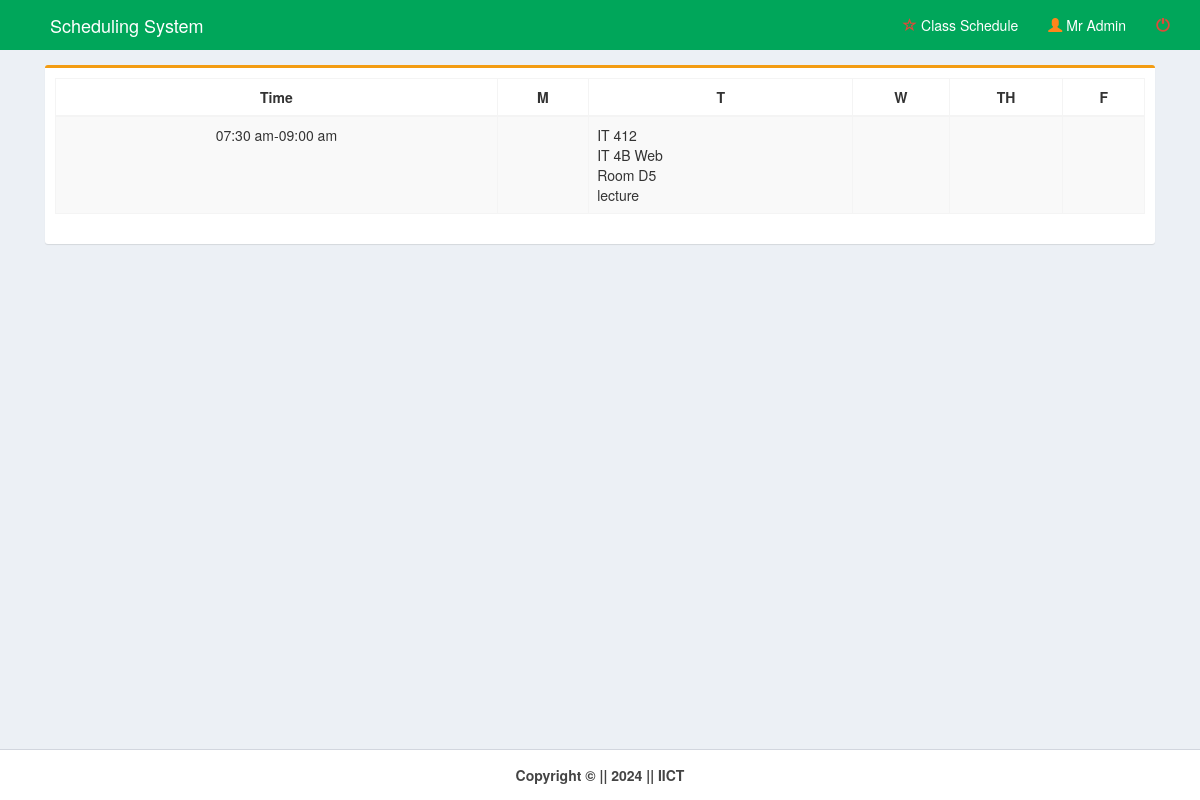
The page /pages/faculty_home.php (signed in) on the database its author committed.
### tables this page shows
CREATE TABLE `time` (
  `time_id` int(11) NOT NULL,
  `time_start` time NOT NULL,
  `time_end` time NOT NULL,
  `days` varchar(15) NOT NULL
);

CREATE TABLE `schedule` (
  `sched_id` int(11) NOT NULL,
  `time_id` int(1) NOT NULL,
  `day` varchar(50) NOT NULL,
  `member_id` int(11) NOT NULL,
  `subject_code` varchar(50) NOT NULL,
  `cys` varchar(15) NOT NULL,
  `room` varchar(15) NOT NULL,
  `remarks` varchar(50) NOT NULL,
  `settings_id` int(11) NOT NULL,
  `encoded_by` varchar(10) NOT NULL
);

### pages/faculty_home.php (the view, shortened to what this page needs)
<!DOCTYPE html>
<html>
<head>
    <link rel="stylesheet" href="../bootstrap/css/bootstrap.min.css">
    <link rel="stylesheet" href="../plugins/datatables/dataTables.bootstrap.css">
    <link rel="stylesheet" href="../dist/css/AdminLTE.min.css">
    <link rel="stylesheet" href="../plugins/select2/select2.min.css">
    <link rel="stylesheet" href="../dist/css/skins/_all-skins.min.css">
</head>
<body class="hold-transition skin-green layout-top-nav" onload="myFunction()">
    <div class="wrapper">
        <?php include('../dist/includes/header_faculty.php'); ?>
        <div class="content-wrapper">
            <div class="container">
                <section class="content">
                    <div class="row">
                        <div class="col-md-12">
                            <div class="box box-warning">
                                <form method="post" id="reg-form">
                                    <div class="box-body">
                                        <div class="row">
                                            <div class="col-md-12">
                                                <table class="table table-bordered table-striped table-hover">
                                                    <thead>
                                                        <tr>
                                                            <th class="text-center">Time</th>
                                                            <th class="text-center">M</th>
                                                            <th class="text-center">T</th>
                                                            <th class="text-center">W</th>
                                                            <th class="text-center">TH</th>
                                                            <th class="text-center">F</th>
                                                        </tr>
                                                    </thead>
                                                    <tbody>
                                                        <?php
                                                        include('../dist/includes/dbcon.php');
                                                        $member = $_SESSION['id'];
                                                        $sid = $_SESSION['settings'];
                                                        $query = mysqli_query($con, "SELECT * FROM time WHERE days='mtwthf' ORDER BY time_start") or die(mysqli_error($con));
                                                        while ($row = mysqli_fetch_array($query)) {
                                                            $id = $row['time_id'];
                                                            $start = date("h:i a", strtotime($row['time_start']));
                                                            $end = date("h:i a", strtotime($row['time_end']));
                                                            $hasSchedule = false;
                                                            $days = ['m', 't', 'w', 'th', 'f'];
                                                            $schedules = [];
                                                            foreach ($days as $day) {
                                                                $query1 = mysqli_query($con, "SELECT * FROM schedule NATURAL JOIN member WHERE day='$day' AND schedule.member_id='$member' AND time_id='$id' AND settings_id='$sid'") or die(mysqli_error($con));
                                                                if ($row1 = mysqli_fetch_array($query1)) {
                                                                    $schedules[$day] = $row1['subject_code'] . "<br>" . $row1['cys'] . "<br>" . "Room " . $row1['room'] . "<br>" . $row1['remarks'];
                                                                    $hasSchedule = true;
                                                                } else {
                                                                    $schedules[$day] = '';
                                                                }
                                                            }
                                                            if ($hasSchedule) {
                                                        ?>
                                                                <tr>
                                                                    <td class="text-center"><?php echo $start . "-" . $end; ?>
                                                                    </td>
                                                                    <td><?php echo $schedules['m']; ?></td>
                                                                    <td><?php echo $schedules['t']; ?></td>
                                                                    <td><?php echo $schedules['w']; ?></td>
                                                                    <td><?php echo $schedules['th']; ?></td>
                                                                    <td><?php echo $schedules['f']; ?></td>
                                                                </tr>
                                                        <?php
                                                            }
                                                        }
                                                        ?>
                                                    </tbody>
                                                </table>
                                            </div>
                                        </div>
                                    </div>
                                </form>
                            </div>
                        </div>
                    </div>
                </section>
            </div>
        </div>
        <?php include('../dist/includes/footer.php'); ?>
    </div>
</body>
</html>

### rows shown on the page
time: time_start "07:30 am", time_end "09:00 am", schedule.subject_code "IT 412", schedule.cys "IT 4B Web", schedule.room "D5", schedule.remarks "lecture"

### other values the page prints
$_SESSION['name'] "Mr Admin"
